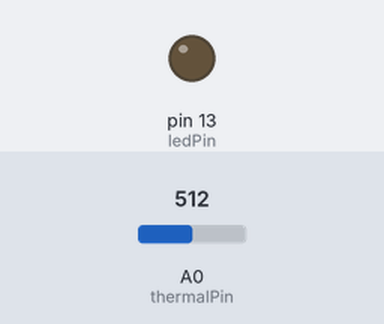
Bench run of a sketch on a simulated Arduino Uno, built with avr-gcc and run on an emulated ATmega328P. On the bench: output pins drawn as LEDs (lit = HIGH). Inputs (shaded band) come from the test bench; at power-on: A0 (thermalPin) = 512. What the sketch prints to the serial monitor is not drawn.

Above: at 1.2 s.
1.3 s: A0 (thermalPin) set to 309
3.0 s: A0 (thermalPin) set to 288
At 4.4 s:
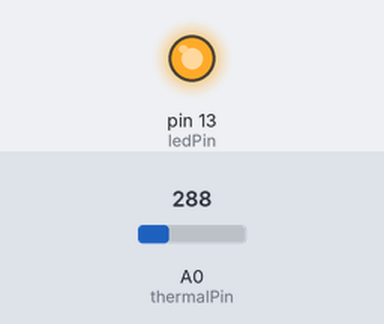
Timing chart, 0 to 6.0 s (numbered marks = the images above; inputs shaded):
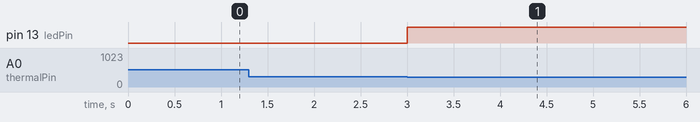

Measured:
- the behaviour switches between 301 and 300 on A0 (thermalPin) (found by bisection; images 0 and 1)
- after the input at 1.3 s, every drawn part: stays the same
- after the input at 3.0 s, pin 13 (ledPin): LOW → HIGH at once

The sketch:

Thermal_LED.ino
```cpp
//Wires should go to these arduino ports
int thermalPin = A0; //Red to 5V, Black to GND, Middle to A0
int ledPin = 13; //Longer wire to 13, black to GND. Don't forget resistor!
int thermalVoltage = 0; //Used in software for readings

void setup()
{
  //Tell the Arduino that the LED is an output
  pinMode(ledPin, OUTPUT);
  //Begins serial monitor (CTRL+SHIFT+M) on 9600 baud
  Serial.begin(9600);

}

void loop() //Happens endlessly
{
  //Read the voltage, keeping in mind
  thermalVoltage = analogRead(thermalPin);

  //For reference, write the reading to the Serial Monitor
  Serial.write(thermalVoltage);

  //Depending on temp scenarios, toggle LED state
  //Note this number was arbitrarily chosen and will need some tinkering based on the room temperature most likely
  if ( thermalVoltage > 300)
  {
    digitalWrite(ledPin, LOW); //LED off
  }
  else
  {
    digitalWrite(ledPin, HIGH); //LED on
  }

}
```
